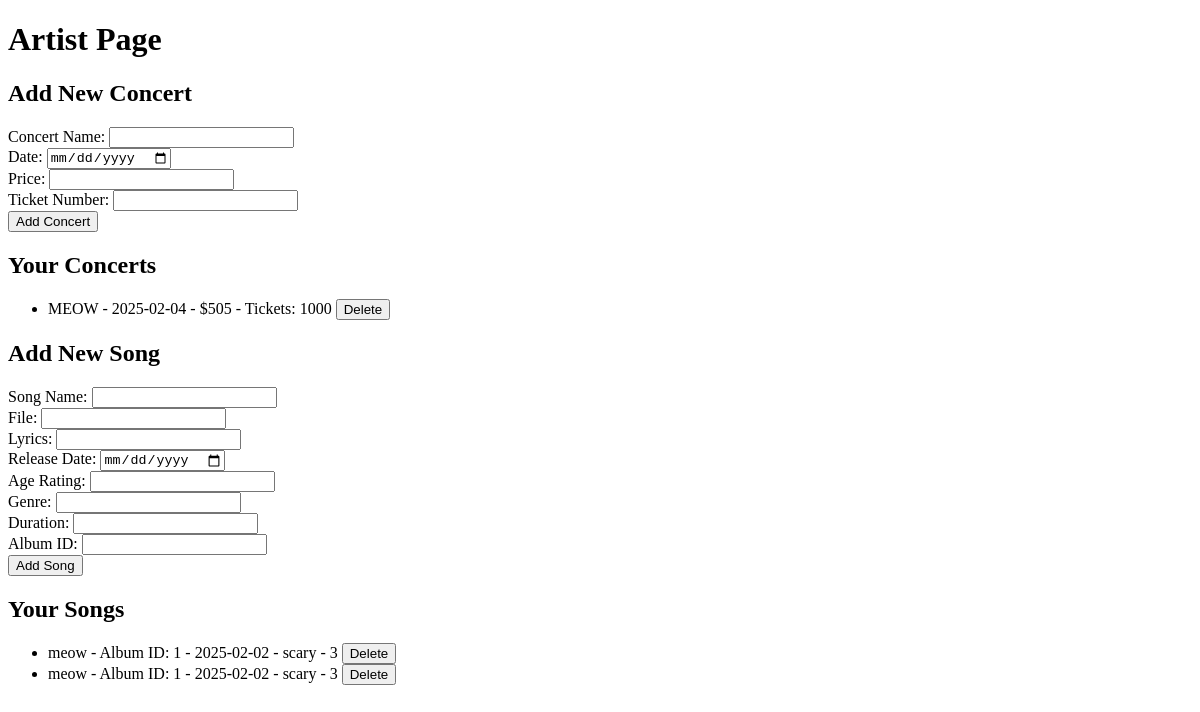
The app's page /artist_page (signed in), older data.
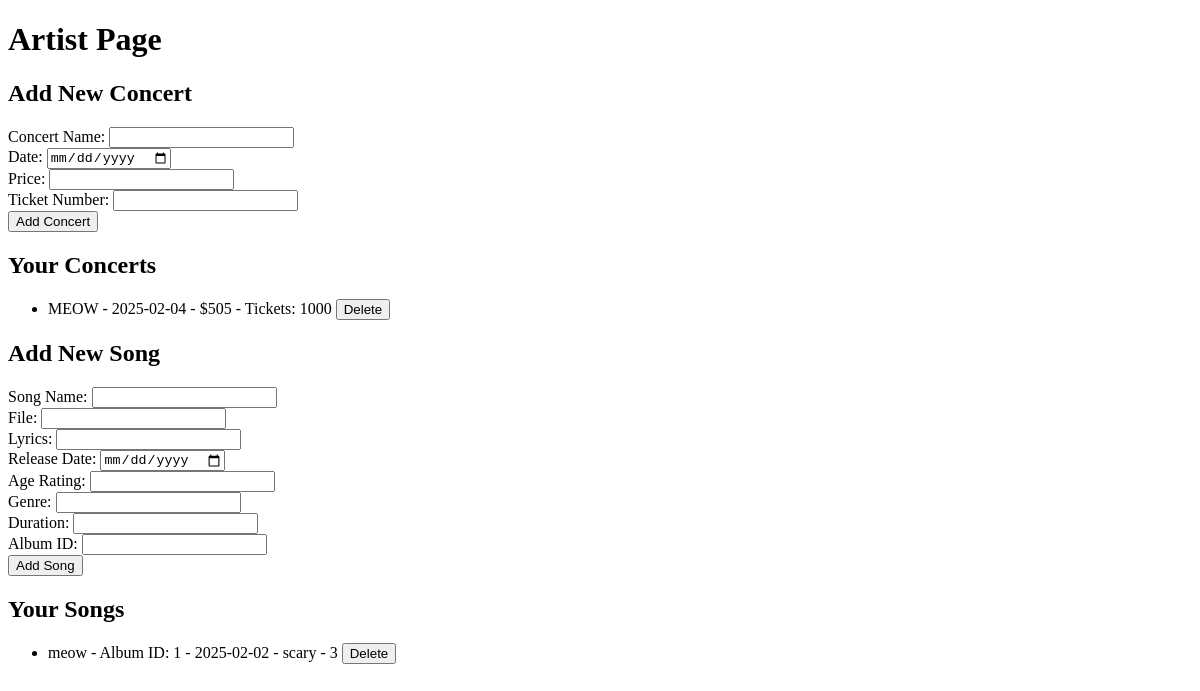
The same page, newer data.
### tables this page shows
CREATE TABLE concerts (
                    concert_id INTEGER PRIMARY KEY AUTOINCREMENT,
                    name TEXT NOT NULL,
                    date TEXT NOT NULL,
                    price DECIMAL(10, 2) NOT NULL,
                    ticket_number INTEGER NOT NULL,
                    user_id TEXT NOT NULL,
                    FOREIGN KEY (user_id) REFERENCES USERS (user_id)
                );

CREATE TABLE SONGS (
                song_id INTEGER PRIMARY KEY AUTOINCREMENT,
                name TEXT,
                file TEXT,
                lyrics TEXT,
                release_date DATE,
                age_rating INTEGER CHECK(age_rating >= 9 AND age_rating <= 120),
                genre TEXT,
                duration INTEGER,
                is_limited BOOLEAN DEFAULT 0,
                album_id INTEGER,
                user_id TEXT,
                FOREIGN KEY (album_id) REFERENCES ALBUM (album_id),
                FOREIGN KEY (user_id) REFERENCES USERS (user_id)
            );

### app.py (the view, shortened to what this page needs)
@app.route("/artist_page", methods=["GET", "POST"])
def artist_page():
    if "user_id" in session and session.get("is_artist"):
        user_id = session["user_id"]
        try:
            with sqlite3.connect("database.db") as connect:
                cursor = connect.cursor()
                cursor.execute("SELECT concert_id, name, date, price, ticket_number FROM concerts WHERE user_id = ?", (user_id,))
                concerts = cursor.fetchall()
                cursor.execute("SELECT song_id, name, album_id, release_date, genre, duration FROM songs WHERE user_id = ?", (user_id,))
                songs = cursor.fetchall()
            return render_template("artist.html", concerts=concerts, songs=songs, user_id=user_id)
        except Exception as e:
            logging.error(f"Error fetching artist page: {e}")
            flash("An error occurred while fetching the artist page.")
            return redirect(url_for("user"))
    else:
        flash("Access denied: You are not an artist.")
        return redirect(url_for("user"))

### templates/artist.html (shortened to what this page needs)
<!DOCTYPE html>
<html lang="en">
<head>
</head>
<body>
    <h1>Artist Page</h1>
    <h2>Add New Concert</h2>
    <form action="{{ url_for('artist_page') }}" method="POST">
        <label for="name">Concert Name:</label>
        <input type="text" id="name" name="name" required><br>
        <label for="date">Date:</label>
        <input type="date" id="date" name="date" required><br>
        <label for="price">Price:</label>
        <input type="number" id="price" name="price" required><br>
        <label for="ticket_number">Ticket Number:</label>
        <input type="number" id="ticket_number" name="ticket_number" required><br>
        <button type="submit">Add Concert</button>
    </form>
    <h2>Your Concerts</h2>
    <ul>
        {% for concert in concerts %}
        <li>
            {{ concert[1] }} - {{ concert[2] }} - ${{ concert[3] }} - Tickets: {{ concert[4] }}
            <form action="{{ url_for('artist_page') }}" method="POST" style="display:inline;">
                <button type="submit">Delete</button>
            </form>
        </li>
        {% endfor %}
    </ul>
    <h2>Add New Song</h2>
    <form action="{{ url_for('artist_page') }}" method="POST">
        <label for="song_name">Song Name:</label>
        <input type="text" id="song_name" name="song_name" required><br>
        <label for="file">File:</label>
        <input type="text" id="file" name="file" required><br>
        <label for="lyrics">Lyrics:</label>
        <input type="text" id="lyrics" name="lyrics" required><br>
        <label for="release_date">Release Date:</label>
        <input type="date" id="release_date" name="release_date" required><br>
        <label for="age_rating">Age Rating:</label>
        <input type="number" id="age_rating" name="age_rating" required><br>
        <label for="genre">Genre:</label>
        <input type="text" id="genre" name="genre" required><br>
        <label for="duration">Duration:</label>
        <input type="number" id="duration" name="duration" required><br>
        <label for="album_id">Album ID:</label>
        <input type="number" id="album_id" name="album_id"><br>
        <button type="submit">Add Song</button>
    </form>
    <h2>Your Songs</h2>
    <ul>
        {% for song in songs %}
        <li>
            {{ song[1] }} - Album ID: {{ song[2] }} - {{ song[3] }} - {{ song[4] }} - {{ song[5] }}
            <form action="{{ url_for('artist_page') }}" method="POST" style="display:inline;">
                <button type="submit">Delete</button>
            </form>
        </li>
        {% endfor %}
    </ul>
</body>
</html>

Row changes from the older to the newer data that the page shows:
removed SONGS: name "meow", album "1", release_date "2025-02-02", genre "scary", duration "3"
